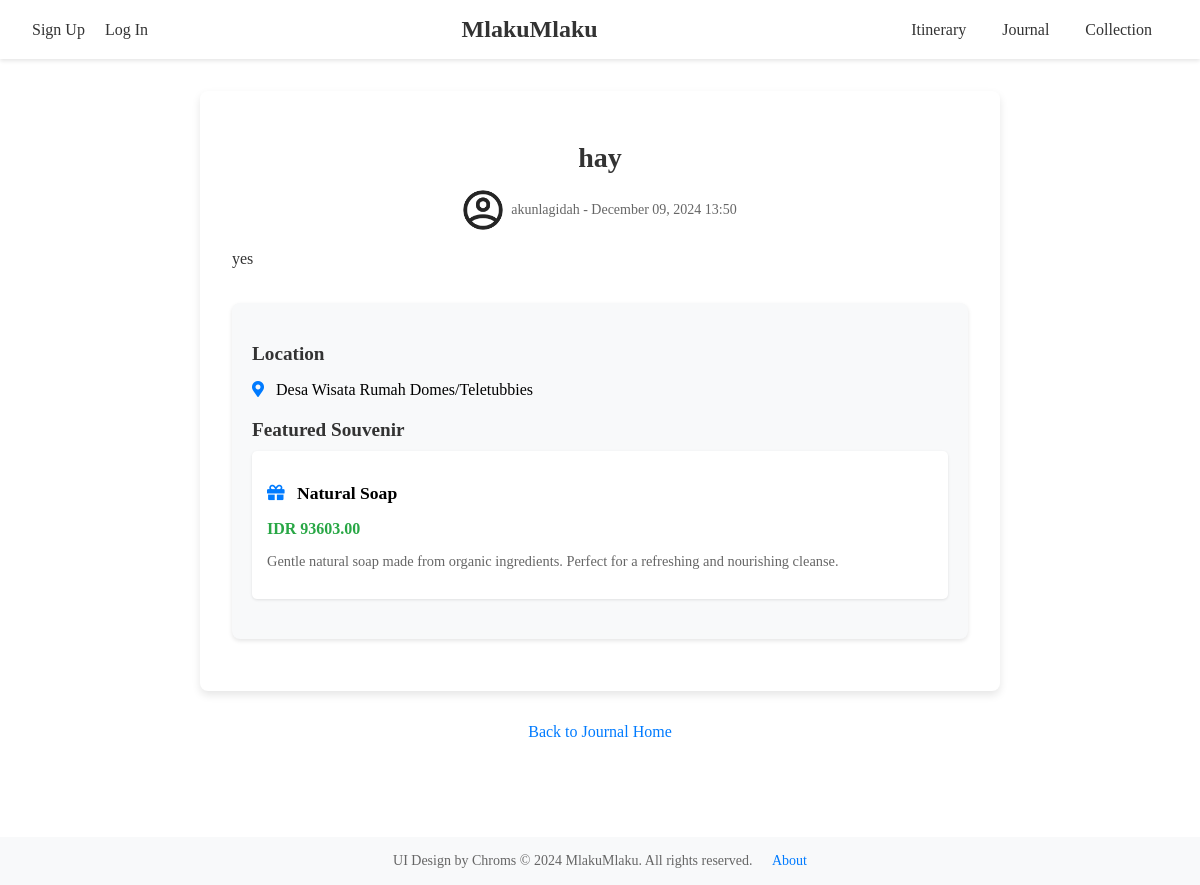
Page /journal/2/ on the committed database.
### main/models.py (models this page shows, shortened)
class Journal(models.Model):
    author = models.ForeignKey(User, on_delete=models.CASCADE, related_name='journals')
    title = models.CharField(max_length=200)
    content = models.TextField()
    created_at = models.DateTimeField(auto_now_add=True)
    updated_at = models.DateTimeField(auto_now=True)
    image = models.ImageField(upload_to='journal_images/', null=True, blank=True)
    likes = models.ManyToManyField(User, related_name='liked_journals', blank=True)
    souvenir = models.ForeignKey('Souvenir', on_delete=models.SET_NULL, null=True, blank=True)
    place_name = models.CharField(max_length=200, null=True, blank=True)

class Souvenir(models.Model):
    name = models.CharField(max_length=200)
    price = models.DecimalField(max_digits=10, decimal_places=2)
    place_name = models.CharField(max_length=200)  #
    description = models.TextField()

### main/views.py (the view)
# urls.py: path('journal/<int:journal_id>/', journal_detail, name='journal_detail'),
def journal_detail(request, journal_id):
    journal = get_object_or_404(Journal, id=journal_id)
    return render(request, 'main/spesific_journal.html', {'journal': journal})

### main/templates/main/spesific_journal.html (shortened to what this page needs)
{% load static %}
<!DOCTYPE html>
<html lang="en">
<head>
    <link rel="stylesheet" href="https://cdnjs.cloudflare.com/ajax/libs/font-awesome/5.15.4/css/all.min.css">
</head>
<body class="spesific-journal">
    <div class="navbar">
        <div>
            <a href="{% url 'main:register' %}" class="nav-link">Sign Up</a>
            <a href="{% url 'main:login' %}" class="nav-link">Log In</a>
        </div>
        <div class="nav-logo">MlakuMlaku</div>
        <nav class="nav-menu">
            <a href="{% url 'main:itinerary_list' %}"class="nav-link">Itinerary</a>
            <a href="{% url 'main:journal_home' %}">Journal</a>
            <a href="#">Collection</a>
        </nav>
    </div>
    <div class="container">
        <div class="journal-details">
            <h1 class="journal-title">{{ journal.title }}</h1>
            <div class="journal-meta">
                <div class="profile">
                    <img class="profile-img" src="{% static 'images/profile.png' %}" alt="Profile">
                    <span class="author">{{ journal.author.username }} - {{ journal.created_at|date:"F d, Y H:i" }}</span>
                </div>
            </div>
            <p class="journal-content">{{ journal.content }}</p>
            {% if journal.place_name or journal.souvenir %}
            <div class="location-souvenir-details">
                {% if journal.place_name %}
                <div class="detail-item">
                    <h3>Location</h3>
                    <p><i class="fas fa-map-marker-alt"></i> {{ journal.place_name }}</p>
                </div>
                {% endif %}
                {% if journal.souvenir %}
                <div class="detail-item">
                    <h3>Featured Souvenir</h3>
                    <div class="souvenir-card">
                        <p class="souvenir-name"><i class="fas fa-gift"></i> {{ journal.souvenir.name }}</p>
                        <p class="souvenir-price">IDR {{ journal.souvenir.price }}</p>
                        <p class="souvenir-desc">{{ journal.souvenir.description }}</p>
                    </div>
                </div>
                {% endif %}
            </div>
            {% endif %}
            </div>
            <div class="back-button">
                <a href="{% url 'main:journal_home' %}" class="back-link">Back to Journal Home</a>
            </div>
        </div>
        <footer class="footer">
            <span>UI Design by Chroms</span>
            <span>&copy; 2024 MlakuMlaku. All rights reserved.</span>
            <a href="#" class="footer-link">About</a>
        </footer>
</body>
</html>

### rows in the picture
Journal: title "hay", author.username "akunlagidah", created_at "December 09, 2024 13:50", content "yes", place_name "Desa Wisata Rumah Domes/Teletubbies", souvenir.name "Natural Soap", souvenir.price "93603.00", souvenir.description "Gentle natural soap made from organic ingredients. Perfect for a refreshing and nourishing cleanse."
